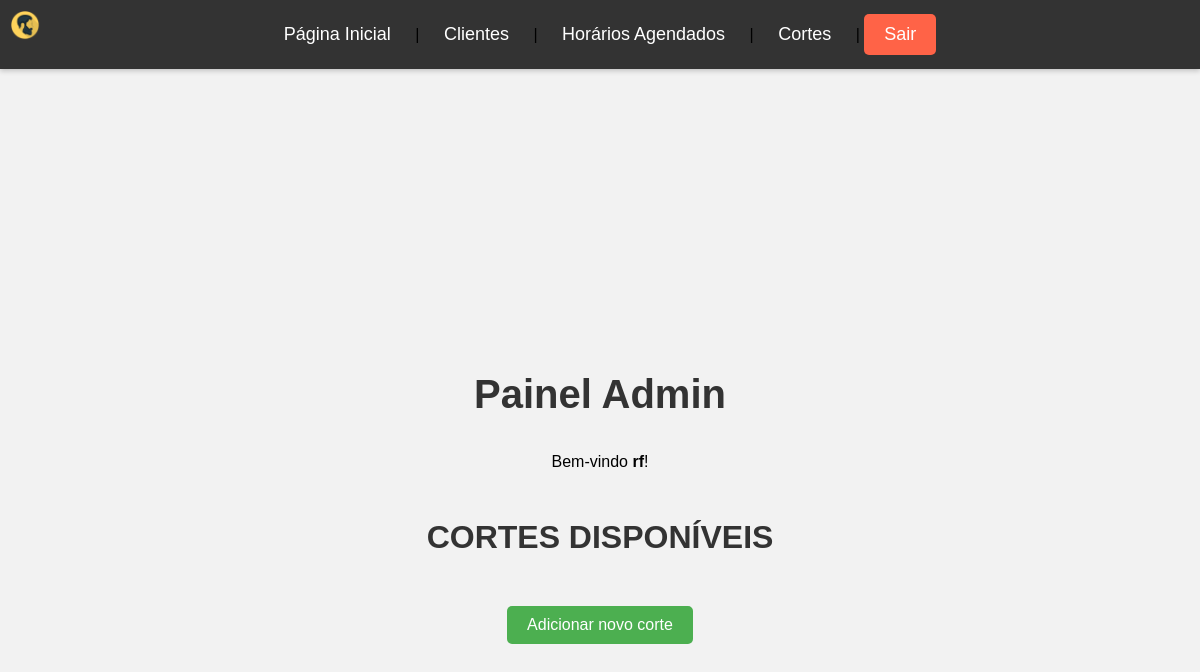
Before: /admin/admin.php?pg=ver_cortes (signed in) with the older database file.
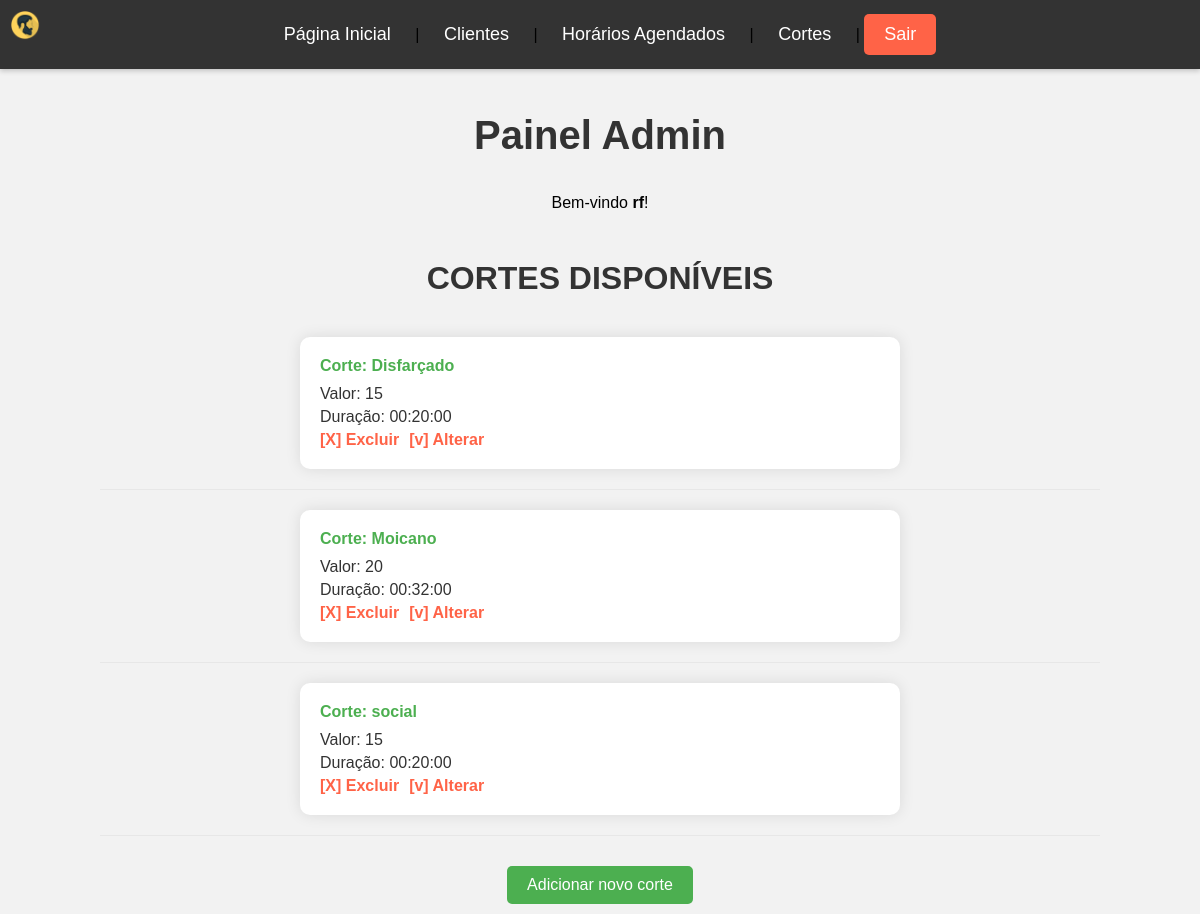
After: the same page with the newer database file.
### tables this page shows
CREATE TABLE `cortes` (
  `id` int(11) NOT NULL,
  `corte` varchar(30) NOT NULL,
  `valor` float NOT NULL,
  `duracao` time NOT NULL
);

### admin/sessao.php (called while the page is built, shortened)
<?php
    function logado() {
        return isset($_SESSION['user_id']);
    }

### admin/ver_cortes.php (the view, shortened to what this page needs)
<head>
    <link rel="stylesheet" href="../estilo/ver_cortes.css">
</head>
<body>
    <header>
        <h3>CORTES DISPONÍVEIS</h3>
    </header>
    <div class="main-content">
        <?php
            include_once("../config.inc.php");
            $sql = mysqli_query($conexao, "SELECT * FROM cortes");
            while($cortes = mysqli_fetch_array($sql)) {
                echo "<div class='corte-details'>";
                echo "<div class='corte'>Corte: " . $cortes['corte'] . "</div>";
                echo "<div class='valor'>Valor: " . $cortes['valor'] . "</div>";
                echo "<div class='duracao'>Duração: " . $cortes['duracao'] . "</div>";
                echo "<a href='?pg=excluir_corte&id=" . $cortes['id'] . "'>[X] Excluir</a>";
                echo "<a href='?pg=form_altera_cortes&id=" . $cortes['id'] . "'>[v] Alterar</a>";
                echo "</div><hr>";
            }
        ?>
        <a class="btn-cadastro" href="?pg=form_cortes">Adicionar novo corte</a>
    </div>
</body>
</html>

### admin/admin.php
<head>
    <link rel="stylesheet" href="../estilo/admin.css">
</head>
<nav>
    <img src="../imagens/icone.png" alt="Ícone do Menu">
    <a href="?pg=inicial"> Página Inicial </a> |
    <a href="?pg=lista_clientes">Clientes </a> |
    <a href="?pg=horarios_agendados">Horários Agendados </a> |
    <a href="?pg=ver_cortes">Cortes </a> |
    <a href="?pg=sair">Sair</a>
</nav>
<h1>Painel Admin</h1>
<?php
    include("sessao.php");
    if (logado()) {
        echo "<p>Bem-vindo <b>$_SESSION[usuario]</b>!</p>";
    } else {
        header("Location: form_login.php");
        exit();
    }
?>
<?php
    if(empty($_SERVER['QUERY_STRING'])){
        $var = "inicial_admin.php";
        include_once($var);
    }else{
        $pg = $_GET['pg'];
        include_once("$pg.php");
    }

### estilo/admin.css (style rules this page uses)
body { margin: 0; font-family: Arial, sans-serif; background-color: #f2f2f2; display: flex; flex-direction: column; align-items: center; padding-top: 100px; }
h1 { color: #333; text-align: center; font-size: 2.5em; margin-bottom: 20px; }
nav { background-color: #333; width: 100%; padding: 10px 0; box-shadow: 0 2px 5px rgba(0, 0, 0, 0.2); text-align: center; position: absolute; top: 0; z-index: 1000; }
nav img { position: absolute; left: 10px; width: 30px; height: 30px; }
nav a { color: white; text-decoration: none; padding: 14px 20px; font-size: 18px; display: inline-block; transition: background-color 0.3s; }
.main-content { width: 90%; max-width: 1000px; margin-top: 20px; }
nav a:last-child { background-color: #FF6347; padding: 10px 20px; border-radius: 5px; }

### estilo/ver_cortes.css (style rules this page uses)
body { margin: 0; font-family: Arial, sans-serif; background-color: #f2f2f2; display: flex; justify-content: center; align-items: center; height: 100vh; text-align: center; }
h3 { color: #333; text-align: center; font-size: 2em; margin-bottom: 20px; }
.btn-cadastro { background-color: #4CAF50; color: white; padding: 10px 20px; text-decoration: none; border-radius: 5px; display: inline-block; font-size: 1em; transition: background-color 0.3s, box-shadow 0.3s; margin: 10px; }
.corte-details { background-color: #ffffff; padding: 20px; border-radius: 10px; box-shadow: 0 0 15px rgba(0, 0, 0, 0.1); margin-bottom: 20px; width: 100%; max-width: 600px; text-align: left; box-sizing: border-box; margin: 0 auto; }
.corte-details .corte { font-weight: bold; color: #4CAF50; margin-bottom: 10px; }
.corte-details .valor, .corte-details .duracao { color: #333; margin-bottom: 5px; }
.corte-details a { color: #FF6347; text-decoration: none; font-weight: bold; margin-right: 10px; }
hr { border: 0; height: 1px; background: #e7e7e7; margin-top: 20px; margin-bottom: 20px; }

Changed rows visible on the page:
added cortes: corte "Disfarçado", valor "15", duracao "00:20:00"
added cortes: corte "Moicano", valor "20", duracao "00:32:00"
added cortes: corte "social", valor "15", duracao "00:20:00"
